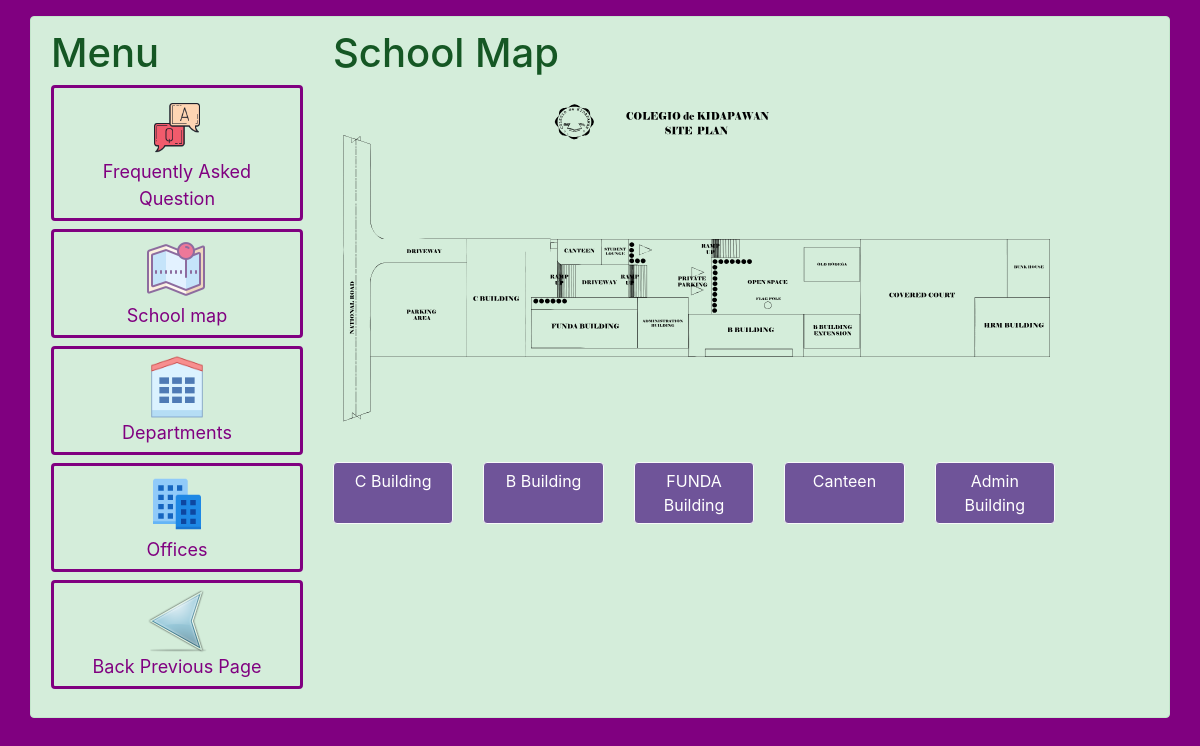
Screenshot of /school-map/ with the database file from the repository.
### pages/models.py (models this page shows, shortened)
class SchoolMap(models.Model):
    name = models.CharField(max_length=200)
    map_photo = models.ImageField(upload_to='img', blank=True, null=True)
    photo = models.ImageField(upload_to='img', blank=True, null=True)
    map_description = models.CharField(max_length=200, blank=True, null=True)

### pages/views.py (the view)
# urls.py: path('school-map/', SchoolMapPageView.as_view(), name='school_map'),
class SchoolMapPageView(ListView):
    template_name = 'school_map.html'
    model = SchoolMap

### templates/school_map.html
{% extends 'base.html' %}
{% load static %}
{% block content %}
    <h1>School Map</h1>
    <div class="img-wrapper">
    <img src="{% static 'img/cdksite.svg' %}" height="500" width="800" class="img-fluid"/>
    </div>
   <div class="row">
    {% for object in object_list %}
        <div class="col mt-3 btn-group">
        <a class="btn btn-outline-light btn-md" href="{% url 'maps' object.pk %}">{{ object.name }}</a>
        </div>
    {% endfor %}
   </div>
{% endblock content %}

### static/css/custom.css (style rules this page uses)
.bg-color { background-color: purple; }
.btn-outline-light { background: #6f5499; color: #FFF; }

### rows the page displays
SchoolMap: name "C Building"
SchoolMap: name "B Building"
SchoolMap: name "FUNDA Building"
SchoolMap: name "Canteen"
SchoolMap: name "Admin Building"
